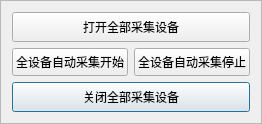
       <widget class="QFrame" name="frame_6">
        <property name="sizePolicy">
         <sizepolicy hsizetype="Fixed" vsizetype="Preferred">
          <horstretch>0</horstretch>
          <verstretch>0</verstretch>
         </sizepolicy>
        </property>
        <property name="minimumSize">
         <size>
          <width>250</width>
          <height>0</height>
         </size>
        </property>
        <property name="frameShape">
         <enum>QFrame::StyledPanel</enum>
        </property>
        <property name="frameShadow">
         <enum>QFrame::Sunken</enum>
        </property>
        <layout class="QVBoxLayout" name="verticalLayout">
         <item>
          <widget class="QPushButton" name="Open_all_device_Btn">
           <property name="sizePolicy">
            <sizepolicy hsizetype="Expanding" vsizetype="Fixed">
             <horstretch>0</horstretch>
             <verstretch>0</verstretch>
            </sizepolicy>
           </property>
           <property name="minimumSize">
            <size>
             <width>0</width>
             <height>30</height>
            </size>
           </property>
           <property name="text">
            <string>打开全部采集设备</string>
           </property>
          </widget>
         </item>
         <item>
          <layout class="QHBoxLayout" name="horizontalLayout_17">
           <item>
            <widget class="QPushButton" name="All_device_capture_Btn">
             <property name="minimumSize">
              <size>
               <width>0</width>
               <height>28</height>
              </size>
             </property>
             <property name="maximumSize">
              <size>
               <width>16777215</width>
               <height>16777215</height>
              </size>
             </property>
             <property name="text">
              <string>全设备自动采集开始</string>
             </property>
            </widget>
           </item>
           <item>
            <widget class="QPushButton" name="All_device_capture_stop_Btn">
             <property name="minimumSize">
              <size>
               <width>0</width>
               <height>28</height>
              </size>
             </property>
             <property name="text">
              <string>全设备自动采集停止</string>
             </property>
            </widget>
           </item>
          </layout>
         </item>
         <item>
          <widget class="QPushButton" name="All_device_stop__Btn">
           <property name="sizePolicy">
            <sizepolicy hsizetype="Ignored" vsizetype="Fixed">
             <horstretch>0</horstretch>
             <verstretch>0</verstretch>
            </sizepolicy>
           </property>
           <property name="minimumSize">
            <size>
             <width>0</width>
             <height>30</height>
            </size>
           </property>
           <property name="text">
            <string>关闭全部采集设备</string>
           </property>
           <property name="autoDefault">
            <bool>false</bool>
           </property>
           <property name="default">
            <bool>true</bool>
           </property>
           <property name="flat">
            <bool>false</bool>
           </property>
          </widget>
         </item>
        </layout>
       </widget>
